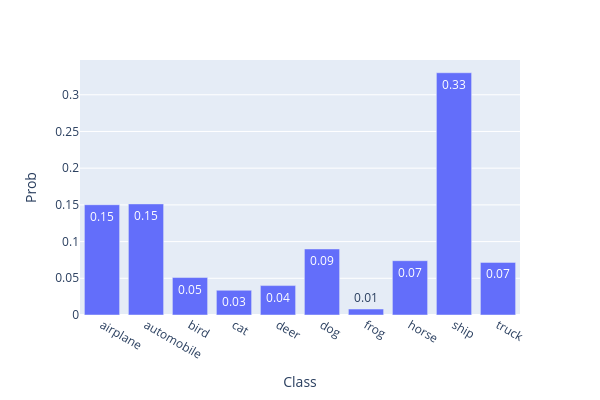

Notebook source saved alongside this figure:
### Markdown cell above
Let's see how well our ResNet performs on the first few inputs!

### Code cell
def test_resnet_on_random_input(model: ResNet34, n_inputs: int = 3, seed: int | None = 42):
    # if seed is not None:
        # np.random.seed(seed)
    indices = np.random.choice(len(cifar_trainset), n_inputs).tolist()
    classes = [cifar_trainset.classes[cifar_trainset.targets[i]] for i in indices]
    imgs = cifar_trainset.data[indices]
    device = next(model.parameters()).device
    with t.inference_mode():
        x = t.stack(list(map(IMAGENET_TRANSFORM, imgs)))
        logits: Tensor = model(x.to(device))
    probs = logits.softmax(-1)
    if probs.ndim == 1:
        probs = probs.unsqueeze(0)
    for img, label, prob in zip(imgs, classes, probs):
        display(HTML(f"<h2>Classification probabilities (true class = {label})</h2>"))
        imshow(img, width=200, height=200, margin=0, xaxis_visible=False, yaxis_visible=False)
        bar(prob, x=cifar_trainset.classes, width=600, height=400, text_auto=".2f", labels={"x": "Class", "y": "Prob"})


test_resnet_on_random_input(trainer.model)

### Figure 1 — Plotly figure (JSON) as saved in the notebook; plotly's stock layout.template omitted (floating-point values rounded to 4 significant figures)
{"data": [{"alignmentgroup": "True", "hovertemplate": "Class=%{x}<br>Prob=%{y}<extra></extra>", "legendgroup": "", "marker": {"color": "#636efa", "pattern": {"shape": ""}}, "name": "", "offsetgroup": "", "orientation": "v", "showlegend": false, "textposition": "auto", "texttemplate": "%{y:.2f}", "type": "bar", "x": ["airplane", "automobile", "bird", "cat", "deer", "dog", "frog", "horse", "ship", "truck"], "xaxis": "x", "y": [0.1502, 0.1513, 0.05101, 0.03366, 0.04008, 0.08996, 0.008143, 0.07397, 0.33, 0.07167], "yaxis": "y"}], "layout": {"barmode": "relative", "height": 400, "legend": {"tracegroupgap": 0}, "margin": {"t": 60}, "width": 600, "xaxis": {"anchor": "y", "domain": [0, 1], "title": {"text": "Class"}}, "yaxis": {"anchor": "x", "domain": [0, 1], "title": {"text": "Prob"}}}}
